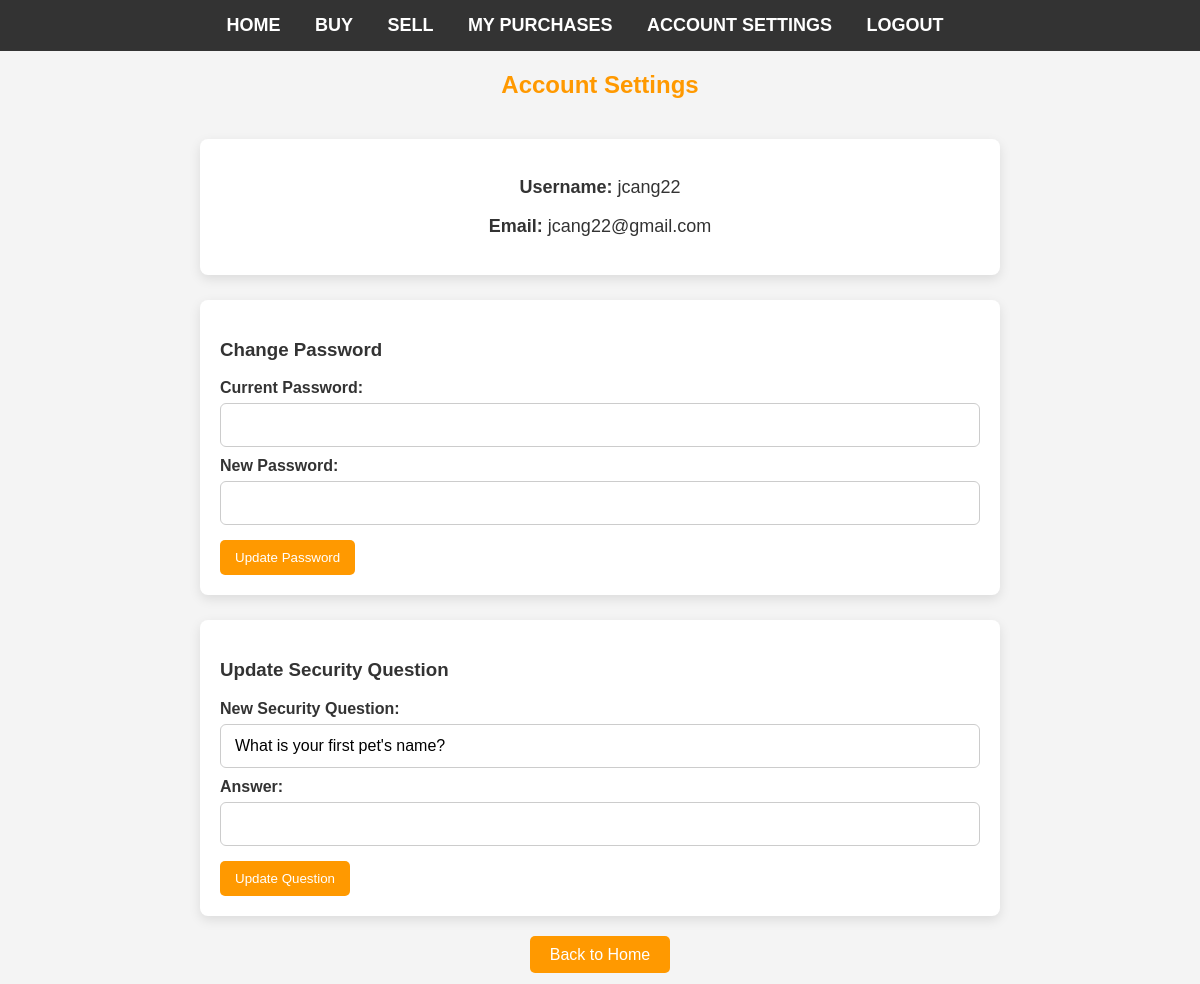
/account_settings.php (signed in), run on the app's committed database.
### tables this page shows
CREATE TABLE `users` (
  `id` int(11) NOT NULL,
  `username` varchar(50) DEFAULT NULL,
  `email` varchar(100) DEFAULT NULL,
  `password` varchar(255) DEFAULT NULL,
  `reset_token` varchar(255) DEFAULT NULL,
  `is_admin` tinyint(1) DEFAULT 0,
  `reset_requested` tinyint(1) DEFAULT 0,
  `security_question` varchar(255) DEFAULT NULL,
  `security_answer` varchar(255) DEFAULT NULL,
  `failed_attempts` int(11) DEFAULT 0,
  `locked_until` datetime DEFAULT NULL
);

### account_settings.php (the view, shortened to what this page needs)
<?php
include 'backend/init.php';
$user_id = $_SESSION['user_id'];
$stmt = $conn->prepare("SELECT username, email, security_question FROM users WHERE id = ?");
$stmt->bind_param("i", $user_id);
$stmt->execute();
$stmt->bind_result($username, $email, $security_question);
?>
<!DOCTYPE html>
<html lang="en">
<head>
</head>
<body>
<nav>
    <ul>
        <li><a href="home.php">Home</a></li>
        <li><a href="buy.php">Buy</a></li>
        <li><a href="sell.php">Sell</a></li>
        <li><a href="my_purchases.php">My Purchases</a></li>
        <li><a href="account_settings.php">Account Settings</a></li>
        <li><a href="logout.php">Logout</a></li>
    </ul>
</nav>
<h2>Account Settings</h2>
<div class="settings-container">
    <div class="info-box">
        <p><strong>Username:</strong> <?php echo htmlspecialchars($username); ?></p>
        <p><strong>Email:</strong> <?php echo htmlspecialchars($email); ?></p>
    </div>
    <div class="form-box">
        <form method="POST">
            <h3>Change Password</h3>
            <label for="current_password">Current Password:</label>
            <input type="password" name="current_password" required>
            <label for="new_password">New Password:</label>
            <input type="password" name="new_password" required>
            <button type="submit">Update Password</button>
        </form>
    </div>
    <div class="form-box">
        <form method="POST">
            <h3>Update Security Question</h3>
            <label for="new_question">New Security Question:</label>
            <input type="text" name="new_question" value="<?php echo htmlspecialchars($security_question); ?>" required>
            <label for="new_answer">Answer:</label>
            <input type="text" name="new_answer" required>
            <button type="submit">Update Question</button>
        </form>
    </div>
    <div class="back-button">
        <a href="home.php">Back to Home</a>
    </div>
</div>
</body>
</html>

### account_settings.php (style rules this page uses)
body { font-family: Arial, sans-serif; background-color: #f4f4f4; color: #333; margin: 0; padding: 0; }
nav { background-color: #333; padding: 15px 0; margin-bottom: 20px; }
nav ul { list-style: none; text-align: center; margin: 0; padding: 0; }
nav ul li { display: inline; margin-right: 30px; }
nav ul li a { color: white; text-decoration: none; font-weight: bold; font-size: 18px; text-transform: uppercase; }
h2 { text-align: center; color: #ff9900; margin-top: 20px; }
.settings-container { max-width: 800px; margin: 0 auto; padding: 20px; }
.info-box, .form-box { background-color: #fff; padding: 20px; border-radius: 8px; margin-bottom: 25px; box-shadow: 0 4px 12px rgba(0, 0, 0, 0.1); }
.info-box p { text-align: center; font-size: 18px; }
label { display: block; margin-top: 10px; font-weight: bold; }
input[type="text"], input[type="password"], input[type="email"] { width: 100%; padding: 12px 14px; margin-top: 6px; border: 1px solid #ccc; border-radius: 6px; font-size: 16px; transition: border 0.2s ease-in-out, box-shadow 0.2s; box-sizing: border-box; }
button { margin-top: 15px; padding: 10px 15px; background-color: #ff9900; color: white; border: none; border-radius: 5px; cursor: pointer; }
.back-button { text-align: center; margin-top: 30px; }
.back-button a { background-color: #ff9900; color: white; padding: 10px 20px; text-decoration: none; border-radius: 5px; font-size: 16px; }

### data on the page
users: username "jcang22", email "jcang22@gmail.com", new_question "What is your first pet's name?"
